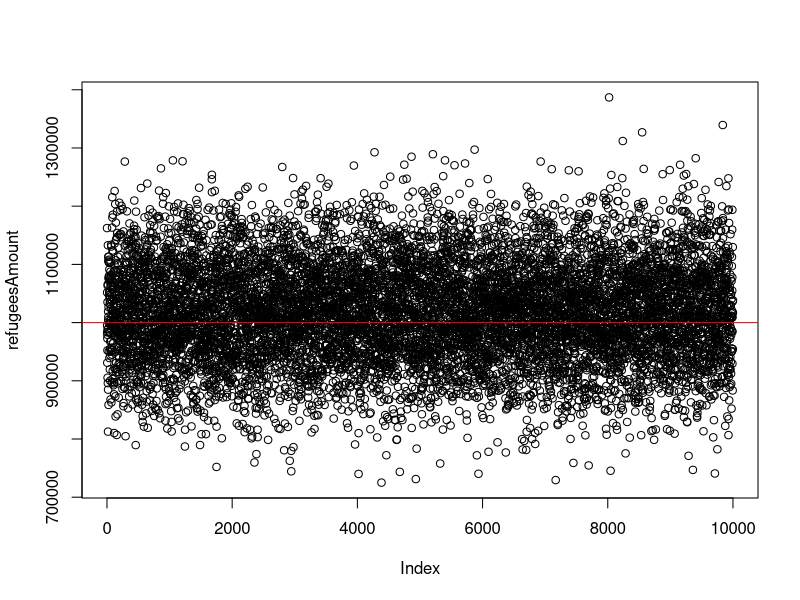
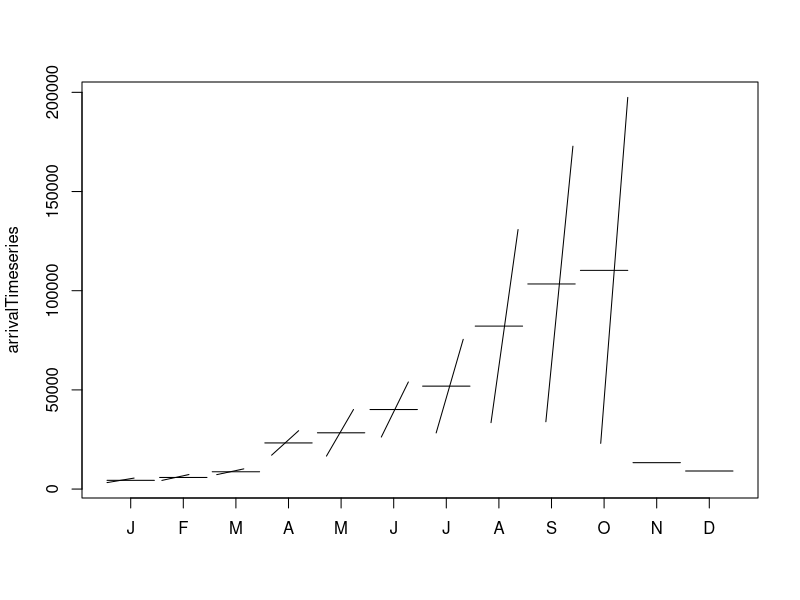
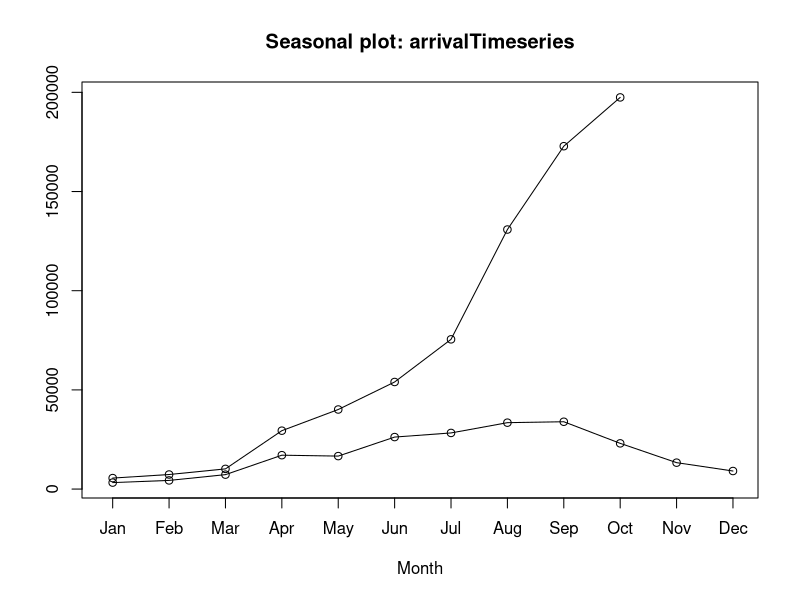
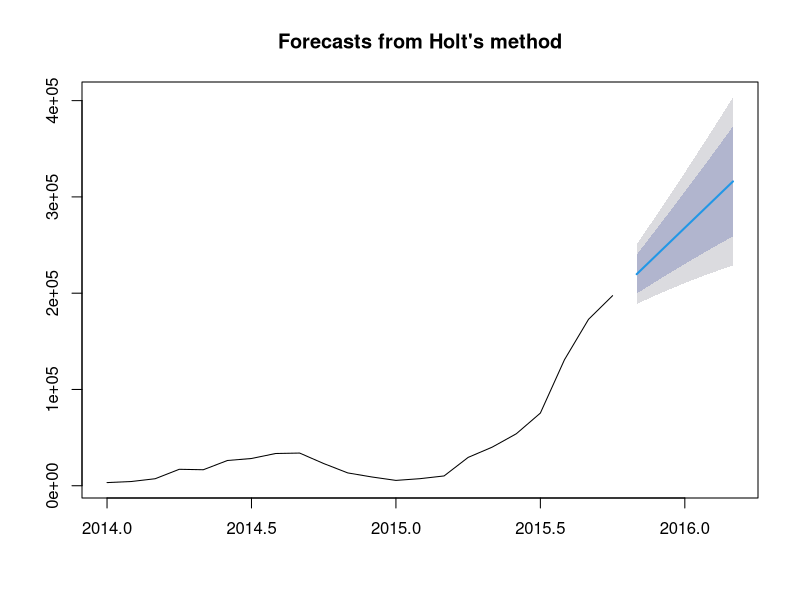

Reproduce these figures in R, in order.
#' ---
#' title: "Refugee Analysis"
#' author: "Roland Kofler"
#' date: "Oct 31rd, 2015"
#' ---

#' # Rationale
#' 
#' > As of 31 December 2015, how many refugees and migrants will UNHCR report as having arrived in Europe by sea?
#' > Europe is facing a refugee crisis [...]. Question will be resolved using the data available on UNHCR's Emergency Response Page for the Mediterranean as of 31 December 2015 (http://data.unhcr.org/mediterranean/regional.html ).
#'
#' -- from an [Open Good Judgment Question](https://www.gjopen.com/questions/45-as-of-31-december-2015-how-many-refugees-and-migrants-will-unhcr-report-as-having-arrived-in-europe-by-sea)
#' 
#' The code is in the public domain and I encourage you to play! (CC BY 3.0) Roland Kofler. 
#' Any Idea how to improve? Contact me via Gmail: my name separated by a dot.
#' 
#' [Source](https://github.com/rolandkofler/refugees) on GitHub
#'
#' Found [the freaking raw data](http://data.unhcr.org/data_sources/mediterranean/data.xls?_=1446294376729)
#' 
#' ## Initializations
October=10 
September=9   #you get the idea
reportedAmount=723221
million=10^6
N=10000;
arrivals2014= c(3270, 4369, 7283, 17084, 16627, 26221, 28303, 33478, 33944, 23050, 13318, 9107)
arrivals2015= c( 5546,  7343,	10184,	29441,	40117,	53987,	75483,	130837,	172843,	197440)

#' # Monte Carlo Simulation
#' ## model parameters
mean1=0.9
mean2=0.6
weight1= rnorm(N, mean=mean1, sd=0.3)
weight2= rnorm(N, mean=mean2, sd=0.3)


#' ## Calculations
arrivalsNovember = arrivals2015[October] * weight1
arrivalsDecember = arrivals2015[October] * weight2 
futureArrivals= arrivalsNovember + arrivalsDecember
refugeesAmount = reportedAmount + futureArrivals
plot(refugeesAmount)
abline(h=million, col="red");
overAmillion = refugeesAmount > 10^6
ProbabilityOverMillion= sum(overAmillion)/N
print (ProbabilityOverMillion * 100)

#' # Timeseries Forecasting approach
imputedArrivalsFor2Years <- c(arrivals2014, arrivals2015) # arrivals[October]*mean1, arrivals[October]*mean2, arrivals[October]*mean2*mean1)
arrivalTimeseries <- ts(imputedArrivalsFor2Years, start=c(2014, 1), end=c(2015, 10), frequency=12)

#' ## Monthplots
#' They are looking as nobody can stop the trend
monthplot(arrivalTimeseries)
library(forecast)
seasonplot(arrivalTimeseries) 

#' ## Automated forecasting using an exponential model
#' Don't think this makes sense, the winter is not taken into account at all.
fit <- ets(arrivalTimeseries)
predicted = holt(arrivalTimeseries, alpha=0.8, beta=0.2, initial="simple", h=5)
plot(predicted)

